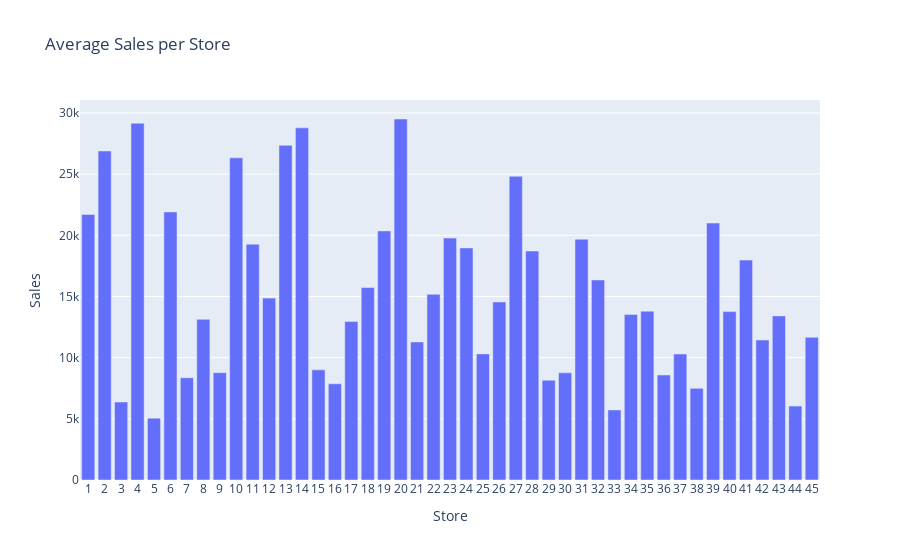

The notebook cell saved with this chart:
### Code cell
# 스토어별 평균 매출액 시각화
fig = px.bar(store_sales, x=store_sales.index, y=store_sales.values,  
       title="Average Sales per Store", labels={'x':'Stores', 'y':'Sales'})

fig.update_xaxes(tick0=1, dtick=1)

### Figure 1 — Plotly figure (JSON) as saved in the notebook; plotly's stock layout.template omitted (floating-point values rounded to 4 significant figures)
{"data": [{"alignmentgroup": "True", "hovertemplate": "Store=%{x}<br>Sales=%{y}<extra></extra>", "legendgroup": "", "marker": {"color": "#636efa", "pattern": {"shape": ""}}, "name": "", "offsetgroup": "", "orientation": "v", "showlegend": false, "textposition": "auto", "type": "bar", "x": [20, 4, 14, 13, 2, 10, 27, 6, 1, 39, 19, 23, 31, 11, 24, 28, 41, 32, 18, 22, 12, 26, 35, 40, 34, 43, 8, 17, 45, 42, 21, 25, 37, 15, 9, 30, 36, 7, 29, 16, 38, 3, 44, 33, 5], "xaxis": "x", "y": [29510.0, 29160.0, 28780.0, 27360.0, 26900.0, 26330.0, 24830.0, 21910.0, 21710.0, 21000.0, 20360.0, 19780.0, 19680.0, 19280.0, 18970.0, 18710.0, 17980.0, 16350.0, 15730.0, 15180.0, 14870.0, 14550.0, 13800.0, 13760.0, 13520.0, 13420.0, 13130.0, 12950.0, 11660.0, 11440.0, 11280.0, 10310.0, 10300.0, 9002.0, 8773.0, 8764.0, 8584.0, 8359.0, 8159.0, 7863.0, 7492.0, 6373.0, 6039.0, 5728.0, 5053.0], "yaxis": "y"}], "layout": {"barmode": "relative", "legend": {"tracegroupgap": 0}, "title": {"text": "Average Sales per Store"}, "xaxis": {"anchor": "y", "domain": [0, 1], "dtick": 1, "tick0": 1, "title": {"text": "Store"}}, "yaxis": {"anchor": "x", "domain": [0, 1], "title": {"text": "Sales"}}}}
